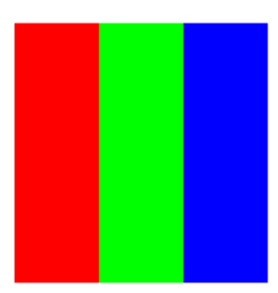
#> input picture greenscreen1/rgb.png, 278 x 293 px
$ python main.py
#> lines starting #> are read from the running program, lines starting #| are printed output that depends on the picture
import cv2
img = cv2.imread("rgb.png")
#> img is the input picture: shape (293, 278, 3); mean B, G, R 117.7, 117.8, 117.5
img = cv2.cvtColor(img, cv2.COLOR_BGR2RGB)
print(img.shape)
#| (293, 278, 3)
print(img)
#> (printed output is left out)
img[:,:,0] = 0
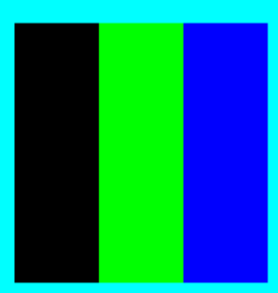
#> img: shape (293, 278, 3); mean R, G, B 0, 117.8, 117.7
img[:,:,1] = 0
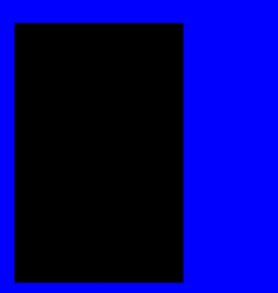
#> img: shape (293, 278, 3); mean R, G, B 0, 0, 117.7
img = cv2.cvtColor(img, cv2.COLOR_RGB2BGR)
cv2.imwrite("output.jpg", img)
